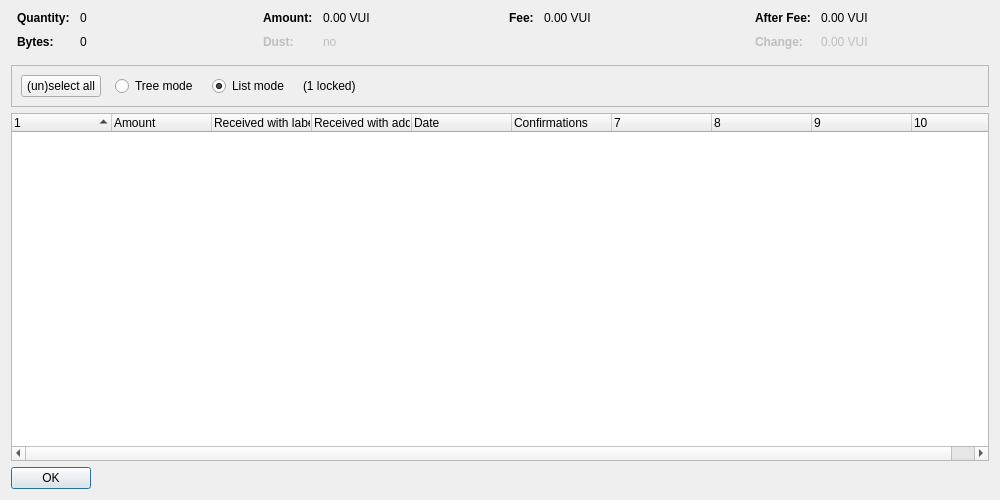
<?xml version="1.0" encoding="UTF-8"?>
<ui version="4.0">
 <class>CoinControlDialog</class>
 <widget class="QDialog" name="CoinControlDialog">
  <property name="geometry">
   <rect>
    <x>0</x>
    <y>0</y>
    <width>1000</width>
    <height>500</height>
   </rect>
  </property>
  <property name="windowTitle">
   <string>Coin Selection</string>
  </property>
  <layout class="QVBoxLayout" name="verticalLayout">
   <item>
    <layout class="QHBoxLayout" name="horizontalLayoutTop" stretch="0,0,0,0">
     <property name="topMargin">
      <number>0</number>
     </property>
     <property name="bottomMargin">
      <number>10</number>
     </property>
     <item>
      <layout class="QFormLayout" name="formLayoutCoinControl1">
       <property name="horizontalSpacing">
        <number>10</number>
       </property>
       <property name="verticalSpacing">
        <number>10</number>
       </property>
       <property name="leftMargin">
        <number>6</number>
       </property>
       <property name="rightMargin">
        <number>6</number>
       </property>
       <item row="0" column="0">
        <widget class="QLabel" name="labelCoinControlQuantityText">
         <property name="font">
          <font>
           <weight>75</weight>
           <bold>true</bold>
          </font>
         </property>
         <property name="text">
          <string>Quantity:</string>
         </property>
        </widget>
       </item>
       <item row="0" column="1">
        <widget class="QLabel" name="labelCoinControlQuantity">
         <property name="cursor">
          <cursorShape>IBeamCursor</cursorShape>
         </property>
         <property name="contextMenuPolicy">
          <enum>Qt::ActionsContextMenu</enum>
         </property>
         <property name="text">
          <string notr="true">0</string>
         </property>
         <property name="textInteractionFlags">
          <set>Qt::LinksAccessibleByMouse|Qt::TextSelectableByKeyboard|Qt::TextSelectableByMouse</set>
         </property>
        </widget>
       </item>
       <item row="1" column="0">
        <widget class="QLabel" name="labelCoinControlBytesText">
         <property name="font">
          <font>
           <weight>75</weight>
           <bold>true</bold>
          </font>
         </property>
         <property name="text">
          <string>Bytes:</string>
         </property>
        </widget>
       </item>
       <item row="1" column="1">
        <widget class="QLabel" name="labelCoinControlBytes">
         <property name="cursor">
          <cursorShape>IBeamCursor</cursorShape>
         </property>
         <property name="contextMenuPolicy">
          <enum>Qt::ActionsContextMenu</enum>
         </property>
         <property name="text">
          <string notr="true">0</string>
         </property>
         <property name="textInteractionFlags">
          <set>Qt::LinksAccessibleByMouse|Qt::TextSelectableByKeyboard|Qt::TextSelectableByMouse</set>
         </property>
        </widget>
       </item>
      </layout>
     </item>
     <item>
      <layout class="QFormLayout" name="formLayoutCoinControl2">
       <property name="horizontalSpacing">
        <number>10</number>
       </property>
       <property name="verticalSpacing">
        <number>10</number>
       </property>
       <property name="leftMargin">
        <number>6</number>
       </property>
       <property name="rightMargin">
        <number>6</number>
       </property>
       <item row="0" column="0">
        <widget class="QLabel" name="labelCoinControlAmountText">
         <property name="font">
          <font>
           <weight>75</weight>
           <bold>true</bold>
          </font>
         </property>
         <property name="text">
          <string>Amount:</string>
         </property>
        </widget>
       </item>
       <item row="0" column="1">
        <widget class="QLabel" name="labelCoinControlAmount">
         <property name="cursor">
          <cursorShape>IBeamCursor</cursorShape>
         </property>
         <property name="contextMenuPolicy">
          <enum>Qt::ActionsContextMenu</enum>
         </property>
         <property name="text">
          <string notr="true">0.00 VUI</string>
         </property>
         <property name="textInteractionFlags">
          <set>Qt::LinksAccessibleByMouse|Qt::TextSelectableByKeyboard|Qt::TextSelectableByMouse</set>
         </property>
        </widget>
       </item>
       <item row="1" column="0">
        <widget class="QLabel" name="labelCoinControlLowOutputText">
         <property name="enabled">
          <bool>false</bool>
         </property>
         <property name="font">
          <font>
           <weight>75</weight>
           <bold>true</bold>
          </font>
         </property>
         <property name="text">
          <string>Dust:</string>
         </property>
        </widget>
       </item>
       <item row="1" column="1">
        <widget class="QLabel" name="labelCoinControlLowOutput">
         <property name="enabled">
          <bool>false</bool>
         </property>
         <property name="cursor">
          <cursorShape>IBeamCursor</cursorShape>
         </property>
         <property name="contextMenuPolicy">
          <enum>Qt::ActionsContextMenu</enum>
         </property>
         <property name="text">
          <string notr="true">no</string>
         </property>
         <property name="textInteractionFlags">
          <set>Qt::LinksAccessibleByMouse|Qt::TextSelectableByKeyboard|Qt::TextSelectableByMouse</set>
         </property>
        </widget>
       </item>
      </layout>
     </item>
     <item>
      <layout class="QFormLayout" name="formLayoutCoinControl3">
       <property name="horizontalSpacing">
        <number>10</number>
       </property>
       <property name="verticalSpacing">
        <number>10</number>
       </property>
       <property name="leftMargin">
        <number>6</number>
       </property>
       <property name="rightMargin">
        <number>6</number>
       </property>
       <item row="0" column="0">
        <widget class="QLabel" name="labelCoinControlFeeText">
         <property name="font">
          <font>
           <weight>75</weight>
           <bold>true</bold>
          </font>
         </property>
         <property name="text">
          <string>Fee:</string>
         </property>
        </widget>
       </item>
       <item row="0" column="1">
        <widget class="QLabel" name="labelCoinControlFee">
         <property name="cursor">
          <cursorShape>IBeamCursor</cursorShape>
         </property>
         <property name="contextMenuPolicy">
          <enum>Qt::ActionsContextMenu</enum>
         </property>
         <property name="text">
          <string notr="true">0.00 VUI</string>
         </property>
         <property name="textInteractionFlags">
          <set>Qt::LinksAccessibleByMouse|Qt::TextSelectableByKeyboard|Qt::TextSelectableByMouse</set>
         </property>
        </widget>
       </item>
      </layout>
     </item>
     <item>
      <layout class="QFormLayout" name="formLayoutCoinControl4">
       <property name="horizontalSpacing">
        <number>10</number>
       </property>
       <property name="verticalSpacing">
        <number>10</number>
       </property>
       <property name="leftMargin">
        <number>6</number>
       </property>
       <property name="rightMargin">
        <number>6</number>
       </property>
       <item row="0" column="0">
        <widget class="QLabel" name="labelCoinControlAfterFeeText">
         <property name="font">
          <font>
           <weight>75</weight>
           <bold>true</bold>
          </font>
         </property>
         <property name="text">
          <string>After Fee:</string>
         </property>
        </widget>
       </item>
       <item row="0" column="1">
        <widget class="QLabel" name="labelCoinControlAfterFee">
         <property name="cursor">
          <cursorShape>IBeamCursor</cursorShape>
         </property>
         <property name="contextMenuPolicy">
          <enum>Qt::ActionsContextMenu</enum>
         </property>
         <property name="text">
          <string notr="true">0.00 VUI</string>
         </property>
         <property name="textInteractionFlags">
          <set>Qt::LinksAccessibleByMouse|Qt::TextSelectableByKeyboard|Qt::TextSelectableByMouse</set>
         </property>
        </widget>
       </item>
       <item row="1" column="0">
        <widget class="QLabel" name="labelCoinControlChangeText">
         <property name="enabled">
          <bool>false</bool>
         </property>
         <property name="font">
          <font>
           <weight>75</weight>
           <bold>true</bold>
          </font>
         </property>
         <property name="text">
          <string>Change:</string>
         </property>
        </widget>
       </item>
       <item row="1" column="1">
        <widget class="QLabel" name="labelCoinControlChange">
         <property name="enabled">
          <bool>false</bool>
         </property>
         <property name="cursor">
          <cursorShape>IBeamCursor</cursorShape>
         </property>
         <property name="contextMenuPolicy">
          <enum>Qt::ActionsContextMenu</enum>
         </property>
         <property name="text">
          <string notr="true">0.00 VUI</string>
         </property>
         <property name="textInteractionFlags">
          <set>Qt::LinksAccessibleByMouse|Qt::TextSelectableByKeyboard|Qt::TextSelectableByMouse</set>
         </property>
        </widget>
       </item>
      </layout>
     </item>
    </layout>
   </item>
   <item>
    <widget class="QFrame" name="frame">
     <property name="minimumSize">
      <size>
       <width>0</width>
       <height>40</height>
      </size>
     </property>
     <property name="frameShape">
      <enum>QFrame::StyledPanel</enum>
     </property>
     <property name="frameShadow">
      <enum>QFrame::Sunken</enum>
     </property>
     <layout class="QHBoxLayout" name="horizontalLayout">
      <item>
       <layout class="QHBoxLayout" name="horizontalLayoutPanel" stretch="0,0,0,0,0">
        <property name="spacing">
         <number>14</number>
        </property>
        <item>
         <widget class="QPushButton" name="pushButtonSelectAll">
          <property name="sizePolicy">
           <sizepolicy hsizetype="Maximum" vsizetype="Fixed">
            <horstretch>0</horstretch>
            <verstretch>0</verstretch>
           </sizepolicy>
          </property>
          <property name="text">
           <string>(un)select all</string>
          </property>
          <property name="autoDefault">
           <bool>false</bool>
          </property>
         </widget>
        </item>
        <item>
         <widget class="QRadioButton" name="radioTreeMode">
          <property name="sizePolicy">
           <sizepolicy hsizetype="Maximum" vsizetype="Fixed">
            <horstretch>0</horstretch>
            <verstretch>0</verstretch>
           </sizepolicy>
          </property>
          <property name="text">
           <string>Tree mode</string>
          </property>
         </widget>
        </item>
        <item>
         <widget class="QRadioButton" name="radioListMode">
          <property name="sizePolicy">
           <sizepolicy hsizetype="Maximum" vsizetype="Fixed">
            <horstretch>0</horstretch>
            <verstretch>0</verstretch>
           </sizepolicy>
          </property>
          <property name="text">
           <string>List mode</string>
          </property>
          <property name="checked">
           <bool>true</bool>
          </property>
         </widget>
        </item>
        <item>
         <widget class="QLabel" name="labelLocked">
          <property name="text">
           <string notr="true">(1 locked)</string>
          </property>
         </widget>
        </item>
        <item>
         <spacer name="horizontalSpacer">
          <property name="orientation">
           <enum>Qt::Horizontal</enum>
          </property>
          <property name="sizeHint" stdset="0">
           <size>
            <width>40</width>
            <height>20</height>
           </size>
          </property>
         </spacer>
        </item>
       </layout>
      </item>
     </layout>
    </widget>
   </item>
   <item>
    <widget class="CoinControlTreeWidget" name="treeWidget">
     <property name="contextMenuPolicy">
      <enum>Qt::CustomContextMenu</enum>
     </property>
     <property name="sortingEnabled">
      <bool>false</bool>
     </property>
     <property name="columnCount">
      <number>10</number>
     </property>
     <attribute name="headerShowSortIndicator" stdset="0">
      <bool>true</bool>
     </attribute>
     <attribute name="headerStretchLastSection">
      <bool>false</bool>
     </attribute>
     <column>
      <property name="text">
       <string/>
      </property>
     </column>
     <column>
      <property name="text">
       <string>Amount</string>
      </property>
     </column>
     <column>
      <property name="text">
       <string>Received with label</string>
      </property>
     </column>
     <column>
      <property name="text">
       <string>Received with address</string>
      </property>
     </column>
     <column>
      <property name="text">
       <string>Date</string>
      </property>
     </column>
     <column>
      <property name="text">
       <string>Confirmations</string>
      </property>
      <property name="toolTip">
       <string>Confirmed</string>
      </property>
     </column>
     <column>
      <property name="text">
       <string/>
      </property>
     </column>
     <column>
      <property name="text">
       <string/>
      </property>
     </column>
     <column>
      <property name="text">
       <string/>
      </property>
     </column>
     <column>
      <property name="text">
       <string/>
      </property>
     </column>
    </widget>
   </item>
   <item>
    <widget class="QDialogButtonBox" name="buttonBox">
     <property name="sizePolicy">
      <sizepolicy hsizetype="Maximum" vsizetype="Fixed">
       <horstretch>0</horstretch>
       <verstretch>0</verstretch>
      </sizepolicy>
     </property>
     <property name="orientation">
      <enum>Qt::Horizontal</enum>
     </property>
     <property name="standardButtons">
      <set>QDialogButtonBox::Ok</set>
     </property>
    </widget>
   </item>
  </layout>
 </widget>
 <customwidgets>
  <customwidget>
   <class>CoinControlTreeWidget</class>
   <extends>QTreeWidget</extends>
   <header>qt/coincontroltreewidget.h</header>
  </customwidget>
 </customwidgets>
 <resources/>
 <connections/>
</ui>
